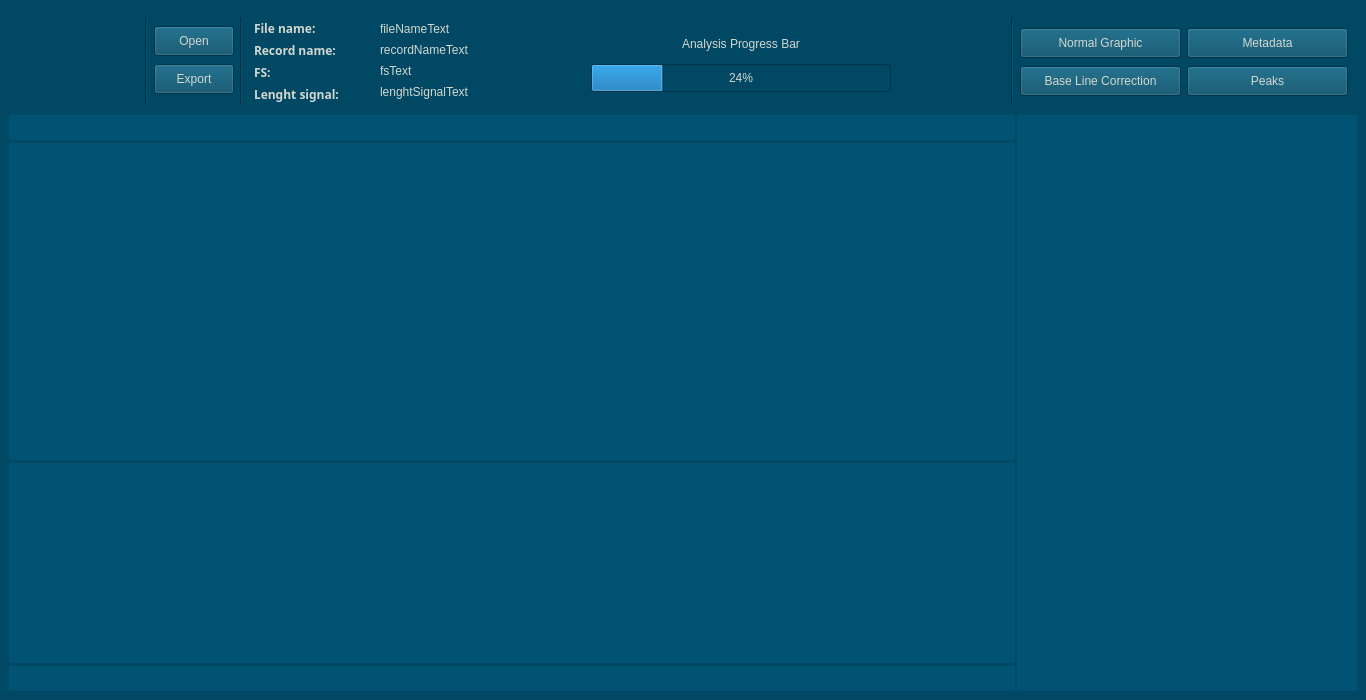
<?xml version="1.0" encoding="UTF-8"?>
<ui version="4.0">
 <class>self</class>
 <widget class="QMainWindow" name="self">
  <property name="geometry">
   <rect>
    <x>0</x>
    <y>0</y>
    <width>1366</width>
    <height>700</height>
   </rect>
  </property>
  <property name="sizePolicy">
   <sizepolicy hsizetype="Expanding" vsizetype="Expanding">
    <horstretch>0</horstretch>
    <verstretch>0</verstretch>
   </sizepolicy>
  </property>
  <property name="windowTitle">
   <string>HRV</string>
  </property>
  <property name="windowIcon">
   <iconset>
    <normaloff>favicon.svg</normaloff>favicon.svg</iconset>
  </property>
  <property name="styleSheet">
   <string notr="true">background-color: rgb(0, 72, 100)</string>
  </property>
  <widget class="QWidget" name="mainWindow">
   <property name="enabled">
    <bool>true</bool>
   </property>
   <property name="sizePolicy">
    <sizepolicy hsizetype="Expanding" vsizetype="Expanding">
     <horstretch>0</horstretch>
     <verstretch>0</verstretch>
    </sizepolicy>
   </property>
   <property name="minimumSize">
    <size>
     <width>1024</width>
     <height>650</height>
    </size>
   </property>
   <property name="maximumSize">
    <size>
     <width>100000</width>
     <height>100000</height>
    </size>
   </property>
   <property name="autoFillBackground">
    <bool>false</bool>
   </property>
   <layout class="QVBoxLayout" name="verticalLayout">
    <property name="spacing">
     <number>2</number>
    </property>
    <item>
     <layout class="QHBoxLayout" name="horizontalLayout">
      <property name="spacing">
       <number>0</number>
      </property>
      <property name="sizeConstraint">
       <enum>QLayout::SetMaximumSize</enum>
      </property>
      <item>
       <widget class="QFrame" name="menuGeneral">
        <property name="sizePolicy">
         <sizepolicy hsizetype="Expanding" vsizetype="Preferred">
          <horstretch>0</horstretch>
          <verstretch>0</verstretch>
         </sizepolicy>
        </property>
        <property name="maximumSize">
         <size>
          <width>10000</width>
          <height>100</height>
         </size>
        </property>
        <property name="styleSheet">
         <string notr="true">color: rgb(211, 215, 207);</string>
        </property>
        <layout class="QHBoxLayout" name="menuBar">
         <property name="sizeConstraint">
          <enum>QLayout::SetFixedSize</enum>
         </property>
         <property name="leftMargin">
          <number>10</number>
         </property>
         <property name="rightMargin">
          <number>10</number>
         </property>
         <item>
          <widget class="QLabel" name="logo">
           <property name="minimumSize">
            <size>
             <width>120</width>
             <height>80</height>
            </size>
           </property>
           <property name="maximumSize">
            <size>
             <width>120</width>
             <height>80</height>
            </size>
           </property>
           <property name="pixmap">
            <pixmap>logo.svg</pixmap>
           </property>
          </widget>
         </item>
         <item>
          <widget class="Line" name="line">
           <property name="orientation">
            <enum>Qt::Vertical</enum>
           </property>
          </widget>
         </item>
         <item>
          <layout class="QVBoxLayout" name="verticalLayout_2">
           <property name="spacing">
            <number>0</number>
           </property>
           <item>
            <widget class="QPushButton" name="pushButtonOpen">
             <property name="minimumSize">
              <size>
               <width>0</width>
               <height>30</height>
              </size>
             </property>
             <property name="cursor">
              <cursorShape>PointingHandCursor</cursorShape>
             </property>
             <property name="text">
              <string>Open</string>
             </property>
             <property name="shortcut">
              <string>Ctrl+O</string>
             </property>
            </widget>
           </item>
           <item>
            <widget class="QPushButton" name="pushButtonExport">
             <property name="minimumSize">
              <size>
               <width>0</width>
               <height>30</height>
              </size>
             </property>
             <property name="cursor">
              <cursorShape>PointingHandCursor</cursorShape>
             </property>
             <property name="text">
              <string>Export</string>
             </property>
            </widget>
           </item>
          </layout>
         </item>
         <item>
          <widget class="Line" name="line_2">
           <property name="orientation">
            <enum>Qt::Vertical</enum>
           </property>
          </widget>
         </item>
         <item>
          <layout class="QVBoxLayout" name="fileLabel">
           <property name="spacing">
            <number>2</number>
           </property>
           <property name="sizeConstraint">
            <enum>QLayout::SetMinimumSize</enum>
           </property>
           <property name="leftMargin">
            <number>5</number>
           </property>
           <item>
            <widget class="QLabel" name="fileNameLabel">
             <property name="minimumSize">
              <size>
               <width>120</width>
               <height>20</height>
              </size>
             </property>
             <property name="maximumSize">
              <size>
               <width>100</width>
               <height>20</height>
              </size>
             </property>
             <property name="font">
              <font>
               <family>Fira Sans</family>
               <weight>75</weight>
               <bold>true</bold>
              </font>
             </property>
             <property name="text">
              <string>File name:</string>
             </property>
            </widget>
           </item>
           <item>
            <widget class="QLabel" name="recordNameLabel">
             <property name="minimumSize">
              <size>
               <width>120</width>
               <height>20</height>
              </size>
             </property>
             <property name="maximumSize">
              <size>
               <width>100</width>
               <height>20</height>
              </size>
             </property>
             <property name="font">
              <font>
               <family>Fira Sans</family>
               <weight>75</weight>
               <bold>true</bold>
              </font>
             </property>
             <property name="text">
              <string>Record name:</string>
             </property>
            </widget>
           </item>
           <item>
            <widget class="QLabel" name="fsLabel">
             <property name="minimumSize">
              <size>
               <width>120</width>
               <height>20</height>
              </size>
             </property>
             <property name="maximumSize">
              <size>
               <width>100</width>
               <height>20</height>
              </size>
             </property>
             <property name="font">
              <font>
               <family>Fira Sans</family>
               <weight>75</weight>
               <bold>true</bold>
              </font>
             </property>
             <property name="text">
              <string>FS:</string>
             </property>
            </widget>
           </item>
           <item>
            <widget class="QLabel" name="lenghtSignalLabel">
             <property name="minimumSize">
              <size>
               <width>120</width>
               <height>20</height>
              </size>
             </property>
             <property name="maximumSize">
              <size>
               <width>100</width>
               <height>20</height>
              </size>
             </property>
             <property name="font">
              <font>
               <family>Fira Sans</family>
               <weight>75</weight>
               <bold>true</bold>
              </font>
             </property>
             <property name="text">
              <string>Lenght signal:</string>
             </property>
            </widget>
           </item>
          </layout>
         </item>
         <item>
          <layout class="QVBoxLayout" name="fileNameTextGroup">
           <property name="spacing">
            <number>0</number>
           </property>
           <property name="sizeConstraint">
            <enum>QLayout::SetMaximumSize</enum>
           </property>
           <item>
            <widget class="QLabel" name="fileNameText">
             <property name="sizePolicy">
              <sizepolicy hsizetype="Preferred" vsizetype="Fixed">
               <horstretch>0</horstretch>
               <verstretch>0</verstretch>
              </sizepolicy>
             </property>
             <property name="minimumSize">
              <size>
               <width>0</width>
               <height>20</height>
              </size>
             </property>
             <property name="maximumSize">
              <size>
               <width>16777215</width>
               <height>20</height>
              </size>
             </property>
             <property name="text">
              <string>fileNameText</string>
             </property>
            </widget>
           </item>
           <item>
            <widget class="QLabel" name="recordNameText">
             <property name="sizePolicy">
              <sizepolicy hsizetype="Preferred" vsizetype="Fixed">
               <horstretch>0</horstretch>
               <verstretch>0</verstretch>
              </sizepolicy>
             </property>
             <property name="minimumSize">
              <size>
               <width>0</width>
               <height>20</height>
              </size>
             </property>
             <property name="maximumSize">
              <size>
               <width>16777215</width>
               <height>20</height>
              </size>
             </property>
             <property name="text">
              <string>recordNameText</string>
             </property>
            </widget>
           </item>
           <item>
            <widget class="QLabel" name="fsText">
             <property name="sizePolicy">
              <sizepolicy hsizetype="Preferred" vsizetype="Fixed">
               <horstretch>0</horstretch>
               <verstretch>0</verstretch>
              </sizepolicy>
             </property>
             <property name="minimumSize">
              <size>
               <width>0</width>
               <height>10</height>
              </size>
             </property>
             <property name="maximumSize">
              <size>
               <width>16777215</width>
               <height>20</height>
              </size>
             </property>
             <property name="text">
              <string>fsText</string>
             </property>
            </widget>
           </item>
           <item>
            <widget class="QLabel" name="lenghtSignalText">
             <property name="sizePolicy">
              <sizepolicy hsizetype="Preferred" vsizetype="Fixed">
               <horstretch>0</horstretch>
               <verstretch>0</verstretch>
              </sizepolicy>
             </property>
             <property name="minimumSize">
              <size>
               <width>0</width>
               <height>20</height>
              </size>
             </property>
             <property name="maximumSize">
              <size>
               <width>16777215</width>
               <height>20</height>
              </size>
             </property>
             <property name="text">
              <string>lenghtSignalText</string>
             </property>
            </widget>
           </item>
          </layout>
         </item>
        </layout>
       </widget>
      </item>
      <item>
       <spacer name="expandingSpaceMenu">
        <property name="orientation">
         <enum>Qt::Horizontal</enum>
        </property>
        <property name="sizeType">
         <enum>QSizePolicy::Expanding</enum>
        </property>
        <property name="sizeHint" stdset="0">
         <size>
          <width>100</width>
          <height>1</height>
         </size>
        </property>
       </spacer>
      </item>
      <item>
       <widget class="QFrame" name="verticalFrame">
        <property name="maximumSize">
         <size>
          <width>16777215</width>
          <height>80</height>
         </size>
        </property>
        <property name="styleSheet">
         <string notr="true">color: rgb(211, 215, 207);</string>
        </property>
        <layout class="QVBoxLayout" name="verticalLayout_3">
         <item>
          <widget class="QLabel" name="titleProgress">
           <property name="maximumSize">
            <size>
             <width>16777215</width>
             <height>40</height>
            </size>
           </property>
           <property name="text">
            <string>Analysis Progress Bar</string>
           </property>
           <property name="alignment">
            <set>Qt::AlignCenter</set>
           </property>
          </widget>
         </item>
         <item>
          <widget class="QProgressBar" name="progressBar">
           <property name="minimumSize">
            <size>
             <width>300</width>
             <height>0</height>
            </size>
           </property>
           <property name="maximumSize">
            <size>
             <width>16777215</width>
             <height>40</height>
            </size>
           </property>
           <property name="value">
            <number>24</number>
           </property>
          </widget>
         </item>
        </layout>
       </widget>
      </item>
      <item>
       <spacer name="horizontalSpacer">
        <property name="orientation">
         <enum>Qt::Horizontal</enum>
        </property>
        <property name="sizeHint" stdset="0">
         <size>
          <width>100</width>
          <height>20</height>
         </size>
        </property>
       </spacer>
      </item>
      <item>
       <widget class="QFrame" name="horizontalFrame">
        <property name="minimumSize">
         <size>
          <width>0</width>
          <height>100</height>
         </size>
        </property>
        <property name="maximumSize">
         <size>
          <width>400</width>
          <height>130</height>
         </size>
        </property>
        <property name="styleSheet">
         <string notr="true">color: rgb(211, 215, 207);</string>
        </property>
        <layout class="QHBoxLayout" name="botonesDeAccion">
         <item>
          <widget class="Line" name="line_4">
           <property name="orientation">
            <enum>Qt::Vertical</enum>
           </property>
          </widget>
         </item>
         <item>
          <layout class="QVBoxLayout" name="accionDocumento1">
           <property name="spacing">
            <number>0</number>
           </property>
           <item>
            <widget class="QPushButton" name="normalGraphic">
             <property name="minimumSize">
              <size>
               <width>161</width>
               <height>30</height>
              </size>
             </property>
             <property name="maximumSize">
              <size>
               <width>16777215</width>
               <height>25</height>
              </size>
             </property>
             <property name="cursor">
              <cursorShape>PointingHandCursor</cursorShape>
             </property>
             <property name="text">
              <string>Normal Graphic</string>
             </property>
            </widget>
           </item>
           <item>
            <widget class="QPushButton" name="baseLineCorrection">
             <property name="sizePolicy">
              <sizepolicy hsizetype="Minimum" vsizetype="Preferred">
               <horstretch>0</horstretch>
               <verstretch>0</verstretch>
              </sizepolicy>
             </property>
             <property name="minimumSize">
              <size>
               <width>161</width>
               <height>30</height>
              </size>
             </property>
             <property name="maximumSize">
              <size>
               <width>16777215</width>
               <height>25</height>
              </size>
             </property>
             <property name="cursor">
              <cursorShape>PointingHandCursor</cursorShape>
             </property>
             <property name="text">
              <string>Base Line Correction</string>
             </property>
             <property name="checkable">
              <bool>false</bool>
             </property>
             <property name="checked">
              <bool>false</bool>
             </property>
             <property name="default">
              <bool>false</bool>
             </property>
            </widget>
           </item>
          </layout>
         </item>
         <item>
          <layout class="QVBoxLayout" name="accionDocumento2">
           <property name="spacing">
            <number>0</number>
           </property>
           <property name="rightMargin">
            <number>0</number>
           </property>
           <item>
            <widget class="QPushButton" name="metadata">
             <property name="minimumSize">
              <size>
               <width>161</width>
               <height>30</height>
              </size>
             </property>
             <property name="maximumSize">
              <size>
               <width>16777215</width>
               <height>25</height>
              </size>
             </property>
             <property name="cursor">
              <cursorShape>PointingHandCursor</cursorShape>
             </property>
             <property name="autoFillBackground">
              <bool>false</bool>
             </property>
             <property name="styleSheet">
              <string notr="true">border-color: rgb(101, 98, 138);</string>
             </property>
             <property name="text">
              <string>Metadata</string>
             </property>
             <property name="default">
              <bool>false</bool>
             </property>
             <property name="flat">
              <bool>false</bool>
             </property>
            </widget>
           </item>
           <item>
            <widget class="QPushButton" name="RPeaks">
             <property name="minimumSize">
              <size>
               <width>161</width>
               <height>30</height>
              </size>
             </property>
             <property name="maximumSize">
              <size>
               <width>16777215</width>
               <height>25</height>
              </size>
             </property>
             <property name="cursor">
              <cursorShape>PointingHandCursor</cursorShape>
             </property>
             <property name="text">
              <string>Peaks</string>
             </property>
            </widget>
           </item>
          </layout>
         </item>
        </layout>
       </widget>
      </item>
     </layout>
    </item>
    <item>
     <layout class="QHBoxLayout" name="layoutVenganas">
      <item>
       <layout class="QVBoxLayout" name="ventanaGraficas">
        <property name="spacing">
         <number>3</number>
        </property>
        <property name="sizeConstraint">
         <enum>QLayout::SetMaximumSize</enum>
        </property>
        <item>
         <widget class="QWidget" name="widgetToolbarBig" native="true">
          <property name="minimumSize">
           <size>
            <width>0</width>
            <height>25</height>
           </size>
          </property>
          <property name="maximumSize">
           <size>
            <width>16777215</width>
            <height>40</height>
           </size>
          </property>
          <property name="styleSheet">
           <string notr="true">background-color: rgb(0, 83, 114);</string>
          </property>
         </widget>
        </item>
        <item>
         <widget class="QWidget" name="widgetBig" native="true">
          <property name="sizePolicy">
           <sizepolicy hsizetype="Expanding" vsizetype="Expanding">
            <horstretch>0</horstretch>
            <verstretch>0</verstretch>
           </sizepolicy>
          </property>
          <property name="minimumSize">
           <size>
            <width>0</width>
            <height>0</height>
           </size>
          </property>
          <property name="styleSheet">
           <string notr="true">background-color: rgb(0, 83, 114);</string>
          </property>
         </widget>
        </item>
        <item>
         <widget class="QWidget" name="widgetSmall" native="true">
          <property name="sizePolicy">
           <sizepolicy hsizetype="Expanding" vsizetype="Expanding">
            <horstretch>0</horstretch>
            <verstretch>0</verstretch>
           </sizepolicy>
          </property>
          <property name="minimumSize">
           <size>
            <width>0</width>
            <height>150</height>
           </size>
          </property>
          <property name="maximumSize">
           <size>
            <width>16777215</width>
            <height>200</height>
           </size>
          </property>
          <property name="styleSheet">
           <string notr="true">background-color: rgb(0, 83, 114);</string>
          </property>
         </widget>
        </item>
        <item>
         <widget class="QWidget" name="widgetToolbarSmall" native="true">
          <property name="minimumSize">
           <size>
            <width>0</width>
            <height>25</height>
           </size>
          </property>
          <property name="maximumSize">
           <size>
            <width>16777215</width>
            <height>40</height>
           </size>
          </property>
          <property name="styleSheet">
           <string notr="true">background-color: rgb(0, 83, 114);</string>
          </property>
         </widget>
        </item>
       </layout>
      </item>
      <item>
       <widget class="QScrollArea" name="scrollMetricas">
        <property name="minimumSize">
         <size>
          <width>300</width>
          <height>0</height>
         </size>
        </property>
        <property name="maximumSize">
         <size>
          <width>340</width>
          <height>16777215</height>
         </size>
        </property>
        <property name="styleSheet">
         <string notr="true"/>
        </property>
        <property name="frameShape">
         <enum>QFrame::NoFrame</enum>
        </property>
        <property name="lineWidth">
         <number>0</number>
        </property>
        <property name="horizontalScrollBarPolicy">
         <enum>Qt::ScrollBarAlwaysOff</enum>
        </property>
        <property name="widgetResizable">
         <bool>true</bool>
        </property>
        <widget class="QWidget" name="metricasEspacios">
         <property name="geometry">
          <rect>
           <x>0</x>
           <y>0</y>
           <width>340</width>
           <height>582</height>
          </rect>
         </property>
         <property name="styleSheet">
          <string notr="true">background-color: rgb(0, 83, 114);</string>
         </property>
        </widget>
       </widget>
      </item>
     </layout>
    </item>
   </layout>
  </widget>
  <action name="actionOpen">
   <property name="text">
    <string>Open</string>
   </property>
   <property name="shortcut">
    <string>Ctrl+O</string>
   </property>
  </action>
  <action name="actionSave">
   <property name="text">
    <string>Save</string>
   </property>
   <property name="shortcut">
    <string>Ctrl+S</string>
   </property>
  </action>
  <action name="actionDownload">
   <property name="enabled">
    <bool>false</bool>
   </property>
   <property name="text">
    <string>Download</string>
   </property>
   <property name="shortcut">
    <string>Ctrl+D</string>
   </property>
   <property name="visible">
    <bool>false</bool>
   </property>
  </action>
  <action name="actionExit">
   <property name="text">
    <string>Exit</string>
   </property>
   <property name="shortcut">
    <string>Ctrl+Q</string>
   </property>
  </action>
  <action name="actionPDF_Document_pdf">
   <property name="text">
    <string>PDF Document *.pdf</string>
   </property>
  </action>
  <action name="actionExcel_Microsoft_Office_xls">
   <property name="text">
    <string>Excel - Microsoft Office *.xls</string>
   </property>
  </action>
 </widget>
 <resources>
  <include location="resources.qrc"/>
 </resources>
 <connections/>
</ui>
